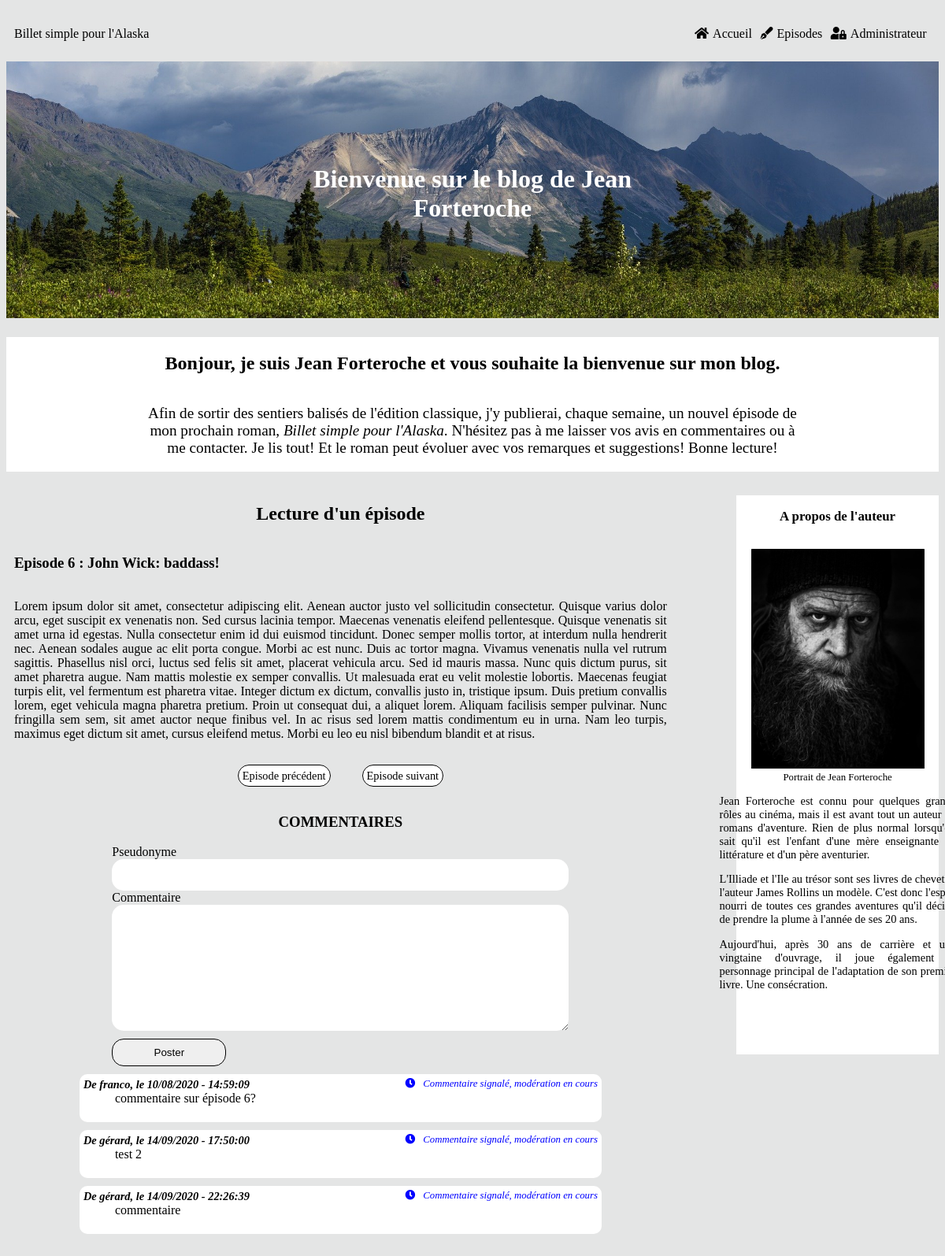
Page /index.php?action=post&id=33 on the committed database.
### tables this page shows
CREATE TABLE IF NOT EXISTS `episodes` (
  `episode_id` tinyint(11) NOT NULL AUTO_INCREMENT,
  `numero_episode` tinyint(11) NOT NULL,
  `episode_title` char(255) NOT NULL,
  `episode_content` longtext NOT NULL,
  `episode_date` datetime NOT NULL DEFAULT CURRENT_TIMESTAMP,
  `episode_status` int(1) NOT NULL,
  PRIMARY KEY (`episode_id`),
  UNIQUE KEY `unicite` (`numero_episode`) USING BTREE
);

CREATE TABLE IF NOT EXISTS `commentaires` (
  `comment_id` tinyint(11) NOT NULL AUTO_INCREMENT,
  `episode` tinyint(11) NOT NULL,
  `pseudo` varchar(50) NOT NULL,
  `comment` text NOT NULL,
  `comment_date` datetime NOT NULL,
  `reported_comment` int(10) NOT NULL,
  PRIMARY KEY (`comment_id`),
  KEY `episodeId` (`episode`)
);

### src/View/View.php (called while the page is built, shortened)
<?php
class View
{
    public function display(array $data, string $template, string $layout) : void
    {
        require_once($template);
    }
}

### src/Controller/FrontOffice/PostController.php (called while the page is built, shortened)
<?php
class PostController
{
    private $postManager;
    private $commentManager;
    private $view;
    private $layout;
    public function __construct(PostManager $postManager, View $view, CommentManager $commentManager, Session $session, Token $token)
    {
        $this->postManager = $postManager;
        $this->view = $view;
        $this->commentManager = $commentManager;
        $this->layout = '../templates/frontOffice/layout.html.php';
    }
    public function displayOneEpisode(int $id) : void
    {
        $totalEpisodes = $this->postManager->getNumberOfEpisodes();
        $episodeData = $this->postManager->getOneEpisode($id);
        $nextEpisode = $this->postManager->getNextPost($episodeData[0]['numero_episode'] + 1);
        $previousEpisode = $this->postManager->getPreviousPost($episodeData[0]['numero_episode'] - 1);
        $commentsData = $this->commentManager->getComments($id);
        $data = [$episodeData, $commentsData, $totalEpisodes, $previousEpisode, $nextEpisode];
        $template = 'onePost.html.php';
        $this->view->display(['episode' => $data[0][0],
            'comments' => $data[1],
            'totalEpisodes' => $data[2],
            'previous' => $data[3],
            'next' => $data[4]],
            $template, $this->layout);
    }
}

### public/index.php (called while the page is built, shortened)
<?php
$router = new Router();
$router->run();

### src/Model/PostManager.php (called while the page is built, shortened)
<?php
class PostManager
{
    private $database;
    public function __construct(Database $database)
    {
        $this->database = $database;
    }
    public function getOneEpisode(int $id) : array
    {
        $episodes = $this->database->prepare("SELECT *, DATE_FORMAT(episode_date, '%d/%m/%Y - %H:%i:%s') AS episode_date
            FROM episodes
            WHERE episode_id = :id");
        $episodes->bindParam(':id', $id);
        $episodes->execute();
        return $episodes->fetchAll();
    }
}

### src/Model/CommentManager.php (called while the page is built, shortened)
<?php
class CommentManager
{
    private $database;
    public function __construct(Database $database)
    {
        $this->database = $database;
    }
    public function getComments(int $numero) : array
    {
        $comments = $this->database->prepare("SELECT *, DATE_FORMAT(comment_date, '%d/%m/%Y - %H:%i:%s') AS comment_date
            FROM commentaires WHERE episode = :episode
            ORDER BY comment_date
            LIMIT 0, 10");
        $comments->bindParam(':episode', $numero);
        $comments->execute();
        return $comments->fetchAll();
    }
}

### Templates/Frontoffice/onepost.html.php (the view, shortened to what this page needs)
<h2>Lecture d'un épisode</h2>
<article>
    <h3>Episode <?=$data['episode']['numero_episode']?> : <?=htmlspecialchars_decode($data['episode']['episode_title'])?></h3>
    <p><?=htmlspecialchars_decode($data['episode']['episode_content'])?></p>
</article>
<div id="prev_next">
    <?php
        if ($data['episode']['numero_episode'] > 1 && $data['episode']['numero_episode'] <= $data['totalEpisodes']) {
        ?>
        <span id="previous">
            <a href="index.php?action=post&id=<?=$data['previous']?>">
                Episode précédent
            </a>
        </span>
        <?php
        }
        if ($data['episode']['numero_episode'] < $data['totalEpisodes'] && $data['episode']['numero_episode'] >= 1) {
        ?>
        <span id="next">
            <a href="index.php?action=post&id=<?=$data['next']?>">
                Episode suivant
            </a>
        </span>
        <?php
        }
        ?>
</div>
<section class="commentaires">
    <h3>COMMENTAIRES</h3>
    <form class="comment_form" method="post" action="index.php?action=save_com&id=<?=$data['episode']['episode_id']?>">
        <label for="pseudo">Pseudonyme</label>
        <input id="pseudo" type="text" name="pseudo"/>
        <label for="comment">Commentaire</label>
        <textarea id="comment" name="comment" rows="10" cols="40"></textarea>
        <input class="submit" type="submit" value="Poster"/>
    </form>
    <div id='comments_container'>
        <?php
            foreach($data['comments'] as $commentsData) {
        ?>
        <div class='comments'>
            <div class='comment_header'>
                <h4>De <?=$commentsData['pseudo']?>, le <?=$commentsData['comment_date']?></h4>
                <?php
                switch ($commentsData['reported_comment']) {
                    ?>
                <?php
                    case '1' :
                    ?>
                    <span class='waiting_moderation'>
                        <i class="fas fa-clock"></i>Commentaire signalé, modération en cours
                    </span>
                <?php
                    break;
                    ?>
                <?php
                }
                ?>
            </div>
            <p class='comment_text'><?=$commentsData['comment']?></p>
            </div>
        <?php
        }
        ?>
    </div>
</section>

### public/css/style.css (style rules this page uses)
html { font-family: aileron; background-color: #e4e5e5; }
a { text-decoration: none; color: black; }
h2 { text-align: center; }
article { display: flex; flex-direction: column; }
article p { text-align: justify; }
#previous a, #next a { padding: 5px; border-radius: 20px; border: 1px solid black; background-color: white; }
.commentaires h3 { text-align: center; }
.comment_form { display: flex; flex-direction: column; width: 70%; margin: auto; }
#pseudo { height: 30px; }
.comment_form #pseudo, .comment_form #comment { border-radius: 15px; padding-left: 10px; padding-right: 10px; padding-top: 5px; padding-bottom: 5px; border: none; }
.submit { width: 25%; height: 35px; border-radius: 15px; border: 1px solid black; margin-top: 10px; }
.report_comment, .waiting_moderation, .validated_comment { font-style: italic; font-size: 0.8rem; }
.fa-flag, .fa-check, .fa-clock { margin-right: 10px; }
.fa-clock, .waiting_moderation { color: blue; }
.comment_header { display: flex; justify-content: space-between; }
.comment_header h4 { margin: 0; font-size: 0.9rem; font-style: italic; }
#comments_container { width: 80%; margin: auto; }
.comments { background-color: white; padding: 5px; margin-top: 10px; margin-bottom: 10px; border-radius: 10px; }
.comment_text { padding-left: 40px; margin-top: 0; }
#prev_next { font-size: 0.9rem; display: flex; justify-content: center; }
#previous, #next { margin: 20px; }

### rows in the picture
episodes: numero_episode "6", episode_title "John Wick: baddass!", episode_content "Lorem ipsum dolor sit amet, consectetur adipiscing elit. Aenean auctor justo vel sollicitudin consectetur. Quisque varius dolor arcu, eget suscipit ex venenatis non. Sed cursus lacinia tempor. Maecenas venenatis eleifend pellentesque. Quisque venenatis sit amet urna id egestas. Nulla consectetur enim id dui euismod tincidunt. Donec semper mollis tortor, at interdum nulla hendrerit nec. Aenean sodales augue ac elit porta congue. Morbi ac est nunc. Duis ac tortor magna. Vivamus venenatis nulla vel rutrum sagittis. Phasellus nisl orci, luctus sed felis sit amet, placerat vehicula arcu. Sed id mauris massa. Nunc quis dictum purus, sit amet pharetra augue. Nam mattis molestie ex semper…"
commentaires: pseudo "franco", comment_date "10/08/2020 - 14:59:09", reported_comment 1 (drawn), comment "commentaire sur épisode 6?"
commentaires: pseudo "gérard", comment_date "14/09/2020 - 17:50:00", reported_comment 1 (drawn), comment "test 2"
commentaires: pseudo "gérard", comment_date "14/09/2020 - 22:26:39", reported_comment 1 (drawn), comment "commentaire"
